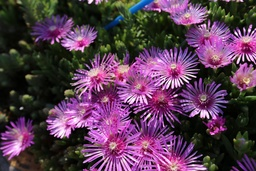
#> input picture images/IMG_7367.JPG, 256 x 171 px, shrunk from 1632 x 1088 before the run; its folder holds only this picture in this run
$ jupyter execute sharpening.ipynb
#> lines starting #> are read from the running program, lines starting #| are printed output that depends on the picture
[cell 1]
# [20 lines of commented-out code are left out]

[cell 2]
import cv2
import numpy as np
import os
from pathlib import Path
import json

sobel_gradient_y_mask = np.array(
   [[-1, 0, 1],
    [-2, 0, 2],
    [-1, 0, 1]])
sobel_gradient_x_mask = np.array(
   [[-1, -2, -1],
    [ 0,  0,  0],
    [ 1,  2,  1]])
laplacian_mask = np.array(
   [[-1, -1, -1],
    [-1,  8, -1],
    [-1, -1, -1]])
average_mask = np.array(
   [[0.11111111, 0.11111111, 0.11111111],
    [0.11111111, 0.11111111, 0.11111111],
    [0.11111111, 0.11111111, 0.11111111]])   # 0.1111111 means 1/9


img_folder_name = 'images' #Change to the folder you use
image_folder = './'+ img_folder_name+'/'
output_folder = './Sharpening/Sharpening_' + img_folder_name + '/'
error_json = 'error_image_' + img_folder_name
err_list = []

for filename in os.listdir(image_folder):
    img_path = os.path.join(image_folder,filename)
    img = cv2.imread(img_path)
#> img is the input picture: shape (171, 256, 3); mean B, G, R 82.6, 59.8, 89.8
    print("Processing " + filename)
    if img is None:
        print(f"Warning: File {filename} could not be read, skipping.")
        result_json = {
            "img_name": filename,
        }
        err_list.append(result_json)
        continue
    # print(img.shape)
    # print(img.shape[0] * img.shape[1])

    padding_img = np.zeros((img.shape[0]+2, img.shape[1]+2, 3))

    # print(padding_img.shape)
    width = img.shape[1]
#> width = 256
    height = img.shape[0]
#> height = 171
    # print(padding_img[1:(height+1), 1:(width+1), :].shape)
    padding_img[1:height+1, 1:width+1, :] = img

    padding_img[:,0:1,:] = padding_img[:,1:2,:]
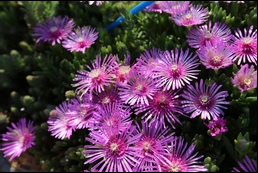
#> padding_img: shape (173, 258, 3) float64; mean B, G, R 81.1, 58.8, 88.2
    padding_img[:,width+1:width+2,:] = padding_img[:,width:width+1,:]
    padding_img[0:1,:,:] = padding_img[1:2,:,:]
    padding_img[height+1:height+2,:,:] = padding_img[height:height+1,:,:]
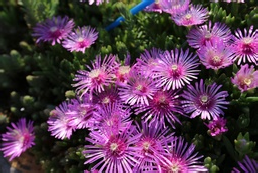
#> padding_img: shape (173, 258, 3) float64; mean B, G, R 82.4, 59.9, 89.6

    # padding_img = padding_img.astype(np.uint8)


    edge_img = np.zeros(img.shape)
    edge_blur_img = np.zeros(img.shape)
    edge_blur_img_normalized = np.zeros(img.shape)
    laplacian_img = np.zeros(img.shape)
    sharped_img = np.zeros(img.shape)
    sharped_sobel_img = np.zeros(img.shape)

    # 計算 Laplacian 與 Sobel
    # 計算 Laplacian 與 Sobel
    for y in range(padding_img.shape[0]-2):
        for x in range(padding_img.shape[1]-2):

            subimg_r = padding_img[y:y+3, x:x+3, 0]
            subimg_g = padding_img[y:y+3, x:x+3, 1]
            subimg_b = padding_img[y:y+3, x:x+3, 2]

            # Sobel
            gradient_r = abs(np.sum(subimg_r * sobel_gradient_y_mask)) + abs(np.sum(subimg_r * sobel_gradient_x_mask))
            gradient_g = abs(np.sum(subimg_g * sobel_gradient_y_mask)) + abs(np.sum(subimg_g * sobel_gradient_x_mask))
            gradient_b = abs(np.sum(subimg_b * sobel_gradient_y_mask)) + abs(np.sum(subimg_b * sobel_gradient_x_mask))

            edge_img[y, x, 0] = gradient_r
            edge_img[y, x, 1] = gradient_g
            edge_img[y, x, 2] = gradient_b

            # Laplacian
            laplacian_r = np.sum(subimg_r * laplacian_mask)
            laplacian_g = np.sum(subimg_g * laplacian_mask)
            laplacian_b = np.sum(subimg_b * laplacian_mask)

            laplacian_img[y, x, 0] = laplacian_r
            laplacian_img[y, x, 1] = laplacian_g
            laplacian_img[y, x, 2] = laplacian_b
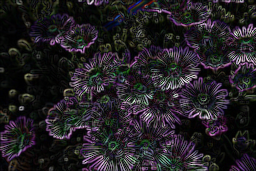
#> edge_img: shape (171, 256, 3) float64; mean B, G, R 202.1, 181.6, 199.2; drawn with min black and max white
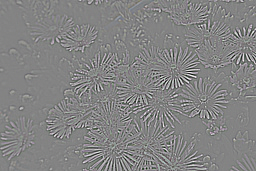
#> laplacian_img: shape (171, 256, 3) float64; mean B, G, R 0, 0, 0; drawn with min black and max white

            # print(y, x, laplacian_r)

        # print()


    # Laplacian Sharpening...
    sharped_img = img + laplacian_img
    # print('sharped_img:', sharped_img)

    sharped_img[sharped_img > 255] = 255
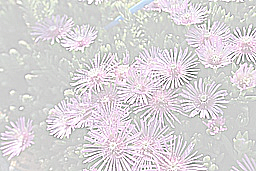
#> sharped_img: shape (171, 256, 3) float64; mean B, G, R 48.7, 36.3, 55.9; drawn with min black and max white
    sharped_img[sharped_img < 0] = 0
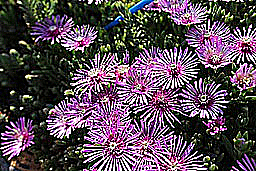
#> sharped_img: shape (171, 256, 3) float64; mean B, G, R 85.8, 75.5, 90.1
    # print('sharped_img_rearange:', sharped_img)


    # Sobel Sharpening...
    padding_img = np.zeros((img.shape[0]+2, img.shape[1]+2, 3))
    padding_img[1:height+1, 1:width+1, :] = edge_img
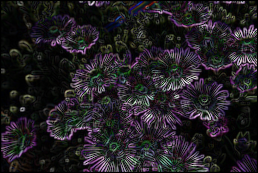
#> padding_img: shape (173, 258, 3) float64; mean B, G, R 198.2, 178.1, 195.3; drawn with min black and max white

    # 對 sobel gradient 做 average blur
    for y in range(padding_img.shape[0]-2):
        for x in range(padding_img.shape[1]-2):

            subimg_r = padding_img[y:y+3, x:x+3, 0]
            subimg_g = padding_img[y:y+3, x:x+3, 1]
            subimg_b = padding_img[y:y+3, x:x+3, 2]

            avg_r = np.sum(subimg_r * average_mask)
            avg_g = np.sum(subimg_g * average_mask)
            avg_b = np.sum(subimg_b * average_mask)

            edge_blur_img[y, x, 0] = avg_r
            edge_blur_img[y, x, 1] = avg_g
            edge_blur_img[y, x, 2] = avg_b
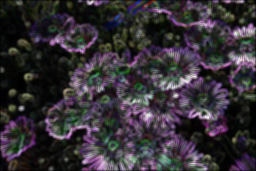
#> edge_blur_img: shape (171, 256, 3) float64; mean B, G, R 201, 180.5, 198.1; drawn with min black and max white

            # print(y, x, avg_r)
        # print()

    edge_blur_img_normalized = cv2.normalize(edge_blur_img, None, 0, 1, cv2.NORM_MINMAX)
    # print('edge_blur_img_normalized_1:\n', edge_blur_img_normalized)


    avgMtpLapl = laplacian_img * edge_blur_img_normalized   # 二階微分 乘以 一階微分平均模糊
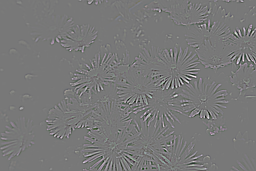
#> avgMtpLapl: shape (171, 256, 3) float64; mean B, G, R 0.7, 1.2, 0.7; drawn with min black and max white
    # print('avgMtpLapl:\n', avgMtpLapl)

    # Sobel Sharpening, 原圖加上blur後的edge
    sharped_sobel_img = img + avgMtpLapl

    edge_img = cv2.normalize(edge_img,None,0,255,cv2.NORM_MINMAX)
    edge_img = edge_img.astype(np.uint8)

    edge_blur_img = cv2.normalize(edge_blur_img,None,0,255,cv2.NORM_MINMAX)
    edge_blur_img = edge_blur_img.astype(np.uint8)

    laplacian_img = cv2.normalize(laplacian_img,None,0,255,cv2.NORM_MINMAX)
    laplacian_img = laplacian_img.astype(np.uint8)
    if not os.path.exists(output_folder):
        os.makedirs(output_folder)
        # [20 lines of commented-out code are left out]
    cv2.imwrite(output_folder + "sharped_" + Path(filename).stem + ".jpg", sharped_sobel_img)
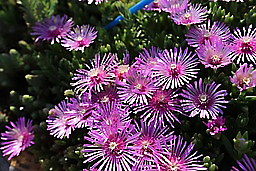
#> saved as sharped_IMG_7367.jpg: shape (171, 256, 3); mean B, G, R 83.1, 65, 89.6

    # cv2.waitKey(0)
    # cv2.destroyAllWindows()
with open(output_folder+'/'+error_json,'+a') as f:
    json.dump(err_list,f,indent=1)

$ run again, on images/bird_2.jpg
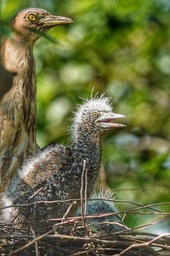
#> input picture images/bird_2.jpg, 170 x 256 px, shrunk from 454 x 682 before the run
#> img is the input picture: shape (256, 170, 3); mean B, G, R 64.4, 108.7, 103.7
#> `sharped_img[sharped_img > 255] = 255`:
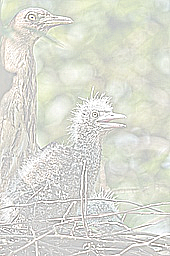
#> sharped_img: shape (256, 170, 3) float64; mean B, G, R 52.7, 95.5, 89.5; drawn with min black and max white
#> `cv2.imwrite(output_folder + "sharped_" + Path(filename).stem + ".jpg",..`:
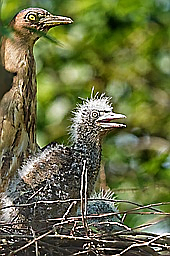
#> saved as sharped_bird_2.jpg: shape (256, 170, 3); mean B, G, R 66.4, 109.1, 103.3

$ run again, on images/bird_3.jpg
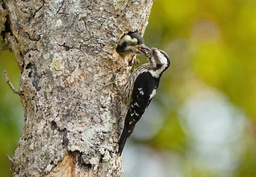
#> input picture images/bird_3.jpg, 256 x 177 px, shrunk from 591 x 409 before the run
#> img is the input picture: shape (177, 256, 3); mean B, G, R 93.9, 140.7, 145.2
#> `cv2.imwrite(output_folder + "sharped_" + Path(filename).stem + ".jpg",..`:
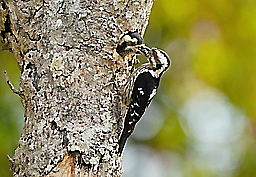
#> saved as sharped_bird_3.jpg: shape (177, 256, 3); mean B, G, R 95.8, 141.1, 144.8
